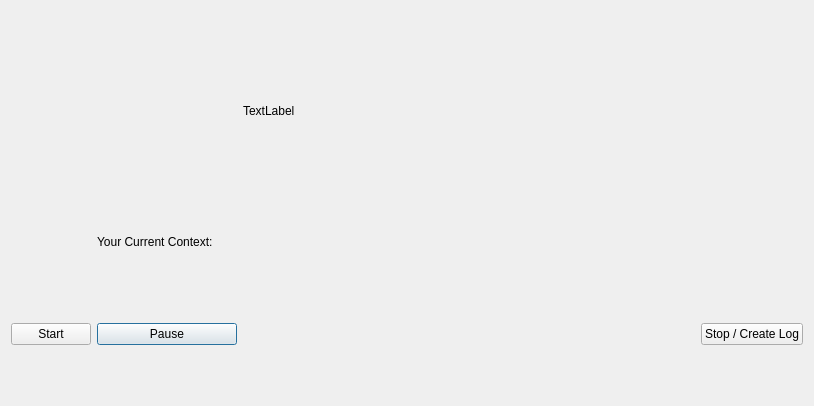
<?xml version="1.0" encoding="UTF-8"?>
<ui version="4.0">
 <class>Dialog</class>
 <widget class="QDialog" name="Dialog">
  <property name="geometry">
   <rect>
    <x>0</x>
    <y>0</y>
    <width>814</width>
    <height>406</height>
   </rect>
  </property>
  <property name="windowTitle">
   <string>The Current Sgtk Environment</string>
  </property>
  <layout class="QGridLayout" name="gridLayout">
   <item row="2" column="1">
    <widget class="QLabel" name="context">
     <property name="sizePolicy">
      <sizepolicy hsizetype="Expanding" vsizetype="Expanding">
       <horstretch>0</horstretch>
       <verstretch>0</verstretch>
      </sizepolicy>
     </property>
     <property name="maximumSize">
      <size>
       <width>140</width>
       <height>50</height>
      </size>
     </property>
     <property name="text">
      <string>Your Current Context: </string>
     </property>
     <property name="alignment">
      <set>Qt::AlignLeading|Qt::AlignLeft|Qt::AlignVCenter</set>
     </property>
    </widget>
   </item>
   <item row="4" column="1">
    <widget class="QPushButton" name="pushButton_pause">
     <property name="text">
      <string>Pause</string>
     </property>
    </widget>
   </item>
   <item row="2" column="0">
    <widget class="QLabel" name="logo_example">
     <property name="maximumSize">
      <size>
       <width>100</width>
       <height>100</height>
      </size>
     </property>
     <property name="text">
      <string/>
     </property>
     <property name="pixmap">
      <pixmap resource="resources.qrc">:/res/sg_logo.png</pixmap>
     </property>
    </widget>
   </item>
   <item row="2" column="3" colspan="2">
    <widget class="QWidget" name="widget" native="true"/>
   </item>
   <item row="4" column="4">
    <widget class="QPushButton" name="pushButton_stop">
     <property name="text">
      <string>Stop / Create Log</string>
     </property>
    </widget>
   </item>
   <item row="4" column="0">
    <widget class="QPushButton" name="pushButton_start">
     <property name="text">
      <string>Start</string>
     </property>
    </widget>
   </item>
   <item row="0" column="2">
    <widget class="QLabel" name="label_time">
     <property name="minimumSize">
      <size>
       <width>400</width>
       <height>100</height>
      </size>
     </property>
     <property name="maximumSize">
      <size>
       <width>700</width>
       <height>100</height>
      </size>
     </property>
     <property name="text">
      <string>TextLabel</string>
     </property>
    </widget>
   </item>
  </layout>
 </widget>
 <resources>
  <include location="resources.qrc"/>
  <include location="../../../sgConfigs/default2test1/tk-multi-timeslogger/resources/resources.qrc"/>
 </resources>
 <connections/>
</ui>
